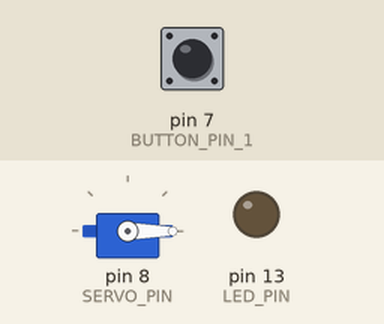
A sketch run on a simulated Arduino Uno, built with avr-gcc and run on an emulated ATmega328P. On the bench: servo, output pins drawn as LEDs (lit = HIGH). Inputs (shaded band) come from the test bench; at power-on: pin 7 (BUTTON_PIN_1) HIGH. EEPROM starts erased.

Above: at 1.3 s.
1.4 s: pin 7 (BUTTON_PIN_1) pulled LOW for 0.15 s
At 2.3 s:
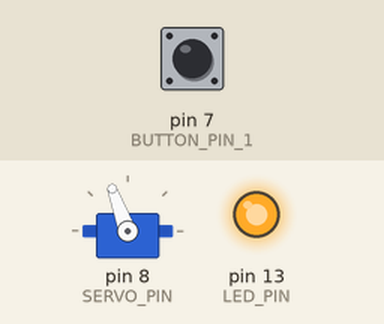
3.0 s: pin 7 (BUTTON_PIN_1) pulled LOW for 1 s
At 4.8 s:
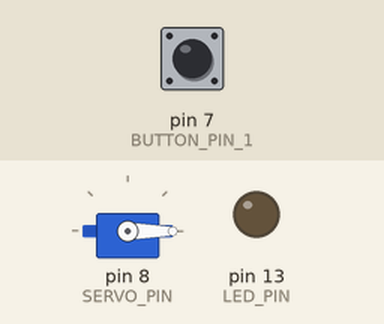
5.5 s: pin 7 (BUTTON_PIN_1) pulled LOW for 3.2 s
At 9.5 s:
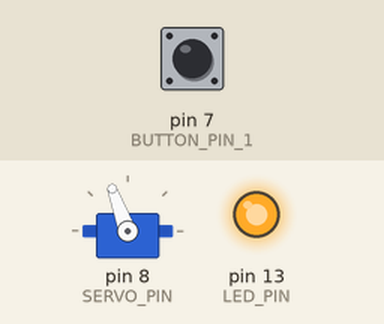
Timing chart, 0 to 11.0 s (numbered marks = the images above; inputs shaded):
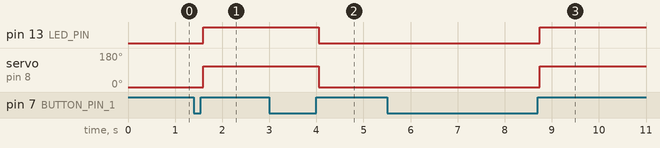

Measured:
- after the input at 1.4 s, pin 13 (LED_PIN): LOW → HIGH after 0.20 s; servo on pin 8 (SERVO_PIN): 0° → 110° after 0.20 s
- after the input at 3.0 s, pin 13 (LED_PIN): HIGH → LOW after 1.1 s; servo on pin 8 (SERVO_PIN): 110° → 0° after 1.1 s
- after the input at 5.5 s, pin 13 (LED_PIN): LOW → HIGH after 3.2 s; servo on pin 8 (SERVO_PIN): 0° → 110° after 3.2 s

The sketch:

main.ino
```cpp
#include <Servo.h>
#include <ezButton.h>
#include <EEPROM.h>

// Definición de pines
const int BUTTON_PIN_1 = 7;
const int SERVO_PIN = 8;
const int LED_PIN = 13;

const unsigned long TOGGLE_INTERVAL = 500;  // Tiempo entre activaciones
const unsigned long DEBOUNCE_DELAY = 50;    // Tiempo de debounce

ezButton button1(BUTTON_PIN_1);
Servo servo;
int angle = 0;
bool servoActive = false;
unsigned long lastToggleTime = 0;
int currentAngle = 0; // Almacena el estado real del servo

void setup() {
    // Configurar LED como salida y apagarlo inmediatamente para evitar parpadeo
    pinMode(LED_PIN, OUTPUT);
    digitalWrite(LED_PIN, LOW);

    delay(100); // Pequeño retardo para estabilizar energía antes de leer EEPROM

    Serial.begin(9600);
    pinMode(BUTTON_PIN_1, INPUT_PULLUP);  // Asegurar pull-up en el botón

    button1.setDebounceTime(DEBOUNCE_DELAY); // Configurar debounce del botón

    // Leer el estado del servo desde EEPROM
    angle = EEPROM.read(0);
    if (angle != 0 && angle != 110) {
        angle = 0;  // Si el valor leído es inválido, establecer en 0 por defecto
    }

    // Inicializar servo y establecer su última posición guardada
    servo.attach(SERVO_PIN);
    currentAngle = angle;
    servo.write(currentAngle);
    servoActive = (currentAngle == 110);

    updateLED(); // Asegurar que el LED refleje el estado inicial del servo
}

void loop() {
    button1.loop(); // Actualizar estado del botón

    if (button1.isReleased()) { // Detectar solo la transición de presionado a liberado
        if (millis() - lastToggleTime > TOGGLE_INTERVAL) {
            toggleServo();
            lastToggleTime = millis();
        }
    }
}

void toggleServo() {
    int newAngle = servoActive ? 0 : 110;

    if (newAngle != currentAngle) { // Solo actualizar si cambia
        EEPROM.update(0, newAngle);
        currentAngle = newAngle;
        servo.write(newAngle);
    }

    servoActive = !servoActive;
    updateLED();
}

void updateLED() {
    digitalWrite(LED_PIN, servoActive ? HIGH : LOW);
}
```
